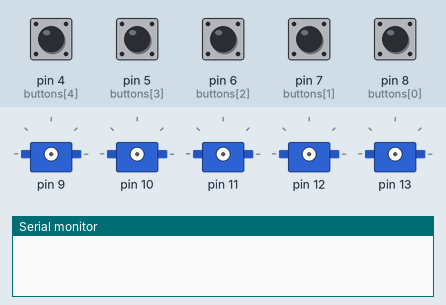
The sketch below on a simulated Arduino Uno, built with avr-gcc and run on an emulated ATmega328P. On the bench: 5 × servo, the last lines printed to the serial monitor. The test bench sets the inputs (shaded band); at power-on: pin 4 (buttons[4]), pin 5 (buttons[3]), pin 6 (buttons[2]), pin 7 (buttons[1]), pin 8 (buttons[0]) HIGH.

Above: at 0.1 s.
At 3.6 s:
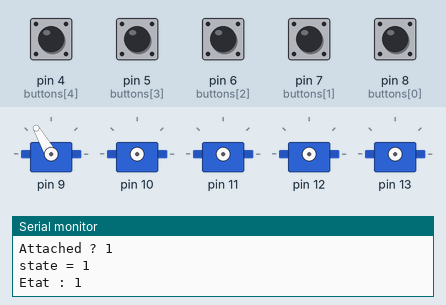
At 7.1 s:
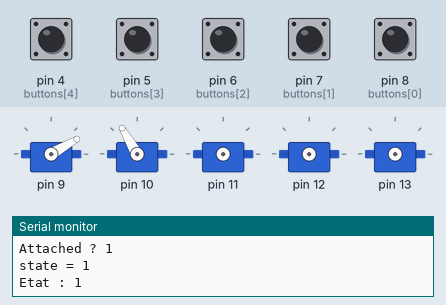
At 10.6 s:
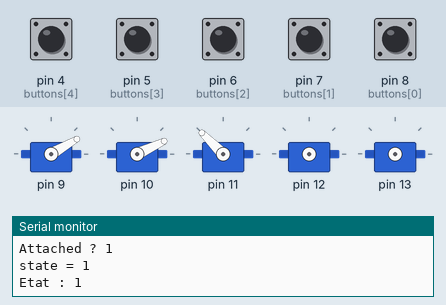
At 14.1 s:
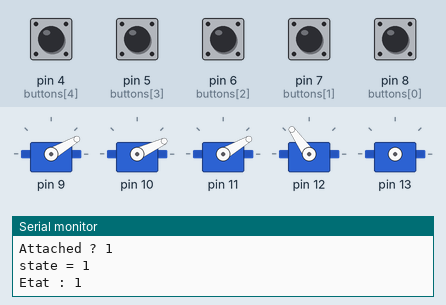
At 17.6 s:
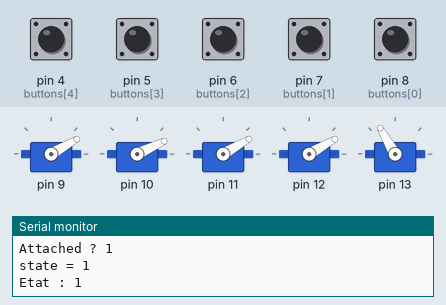
Timing chart, 0 to 19.5 s (numbered marks = the images above):
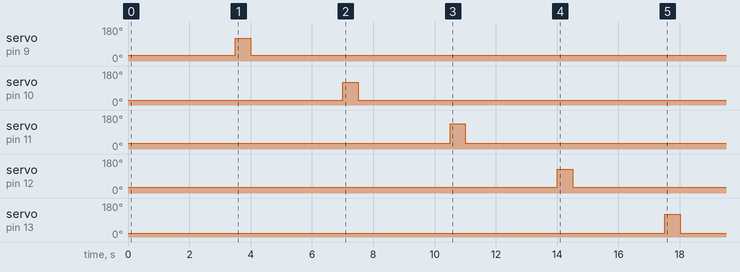

The sketch:

railSwitch.ino
```cpp
#include <Servo.h>

#define ALL 255
#define NO_ONE 0

int button_delay = 300;

class railSwitch: public Servo {
  public:
    // state : 0 ou 1, initial == 0
    byte state = 0;
    int current_state;
    unsigned char angle0;
    unsigned char angle;
    unsigned char alpha; // angle pour tests
    unsigned char command;
    unsigned char button;

    int init_state() {
      this->write(this->angle0);
      this->state = 0;
    }

    int other_state() {
      this->write(this->angle);
      this->state = 1;
    }
    int change_state() {
      current_state = this->state;
      if (current_state == 0) {
        this->write(this->angle);
        this->state = 1;
        Serial.print("state = 1\n");
      }
      if (current_state == 1) {
        this->init_state();
        this->state = 0;
        Serial.print("state = 0\n");
      }
    }
};

/* Nombre d'aiguillages */
const char NBSWITCH = 5;

railSwitch aiguil1;
/* les aiguillages */
railSwitch aiguils[NBSWITCH];

/* les angles (initial et autre) de chaque servo */
unsigned char angles0[NBSWITCH] = {30, 25, 30, 30, 20};
unsigned char angles[NBSWITCH] = {120, 120, 135, 125, 120};

/* les pins des commandes des servo */
unsigned char commands[NBSWITCH] = {9, 10, 11, 12, 13};
unsigned char buttons[NBSWITCH] = {8, 7, 6, 5, 4};

unsigned char i;

/*
 * Micro Servo 9g :
 * marron : masse
 * rouge : +5V (milieu)
 * jaune : commande
 */
void setup() {
  delay(3000);

  Serial.begin(9600);
  for (i = 0; i < NBSWITCH; i++){
    Serial.print("Aiguillage : ");
    Serial.println(i + 1);
    Serial.print("button : ");
    Serial.println(i);
    pinMode(buttons[i], INPUT_PULLUP);
    aiguils[i].angle0 = angles0[i];
    aiguils[i].angle = angles[i];
    aiguils[i].alpha = 0;
    aiguils[i].command = commands[i];

    aiguils[i].button = buttons[i];
    Serial.print("Etat : ");
    Serial.println(aiguils[i].state);
    aiguils[i].attach(aiguils[i].command);
    Serial.print("Attached ? ");
    Serial.println(aiguils[i].attached());
    if (aiguils[i].attached()) {
        aiguils[i].init_state();
        delay(500);
        aiguils[i].change_state();
        Serial.print("Etat : ");
        Serial.println(aiguils[i].state);
        delay(500);
        aiguils[i].change_state();
        Serial.print("Etat : ");
        Serial.println(aiguils[i].state);
        delay(500);
        aiguils[i].init_state();
        Serial.print("Etat : ");
        Serial.println(aiguils[i].state);
        Serial.println("------------------------");
    }
  delay(2000);
  }
  i = 0;
}

void loop() {

  if (i >= NBSWITCH) {
    i = 0;
  }
  if (digitalRead(int(aiguils[i].button)) == LOW){
    Serial.print("Aiguillage : ");
    Serial.print(i + 1);
    Serial.print(" , ");
    // Serial.print(" boutton : ");
    // Serial.println(aiguils[i].button, DEC);
    aiguils[i].change_state();
    delay(button_delay);
  }
  i++;
  delay(20);

}
```
